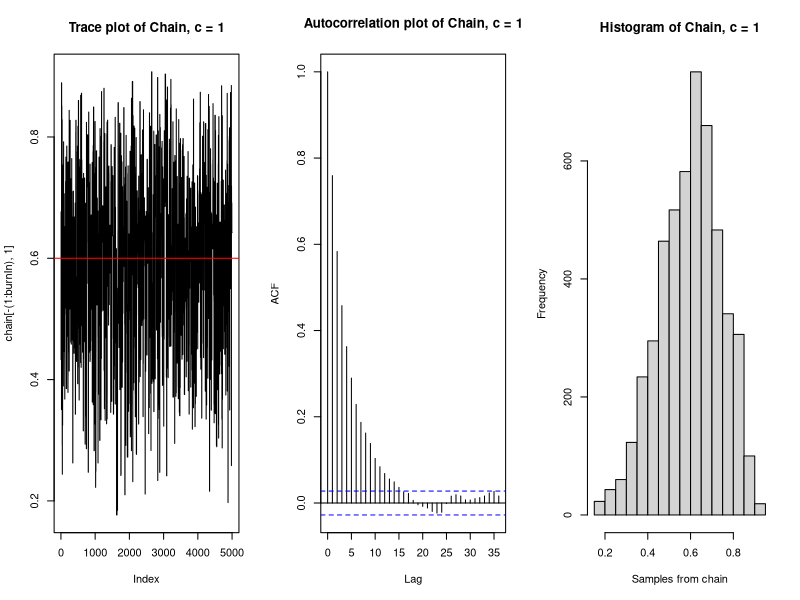
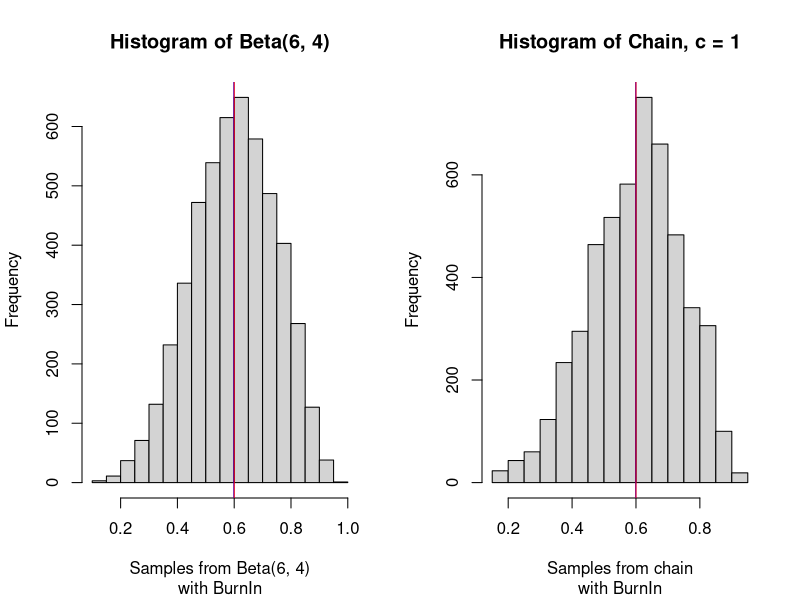
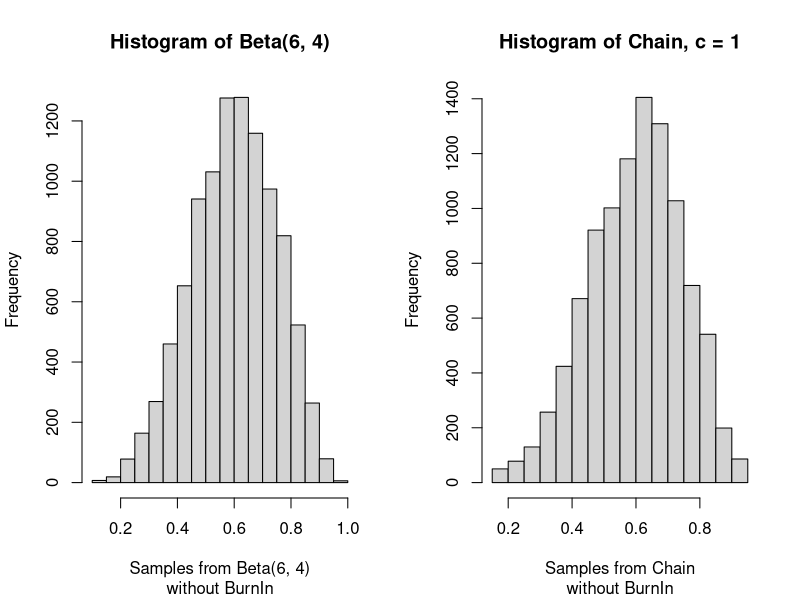
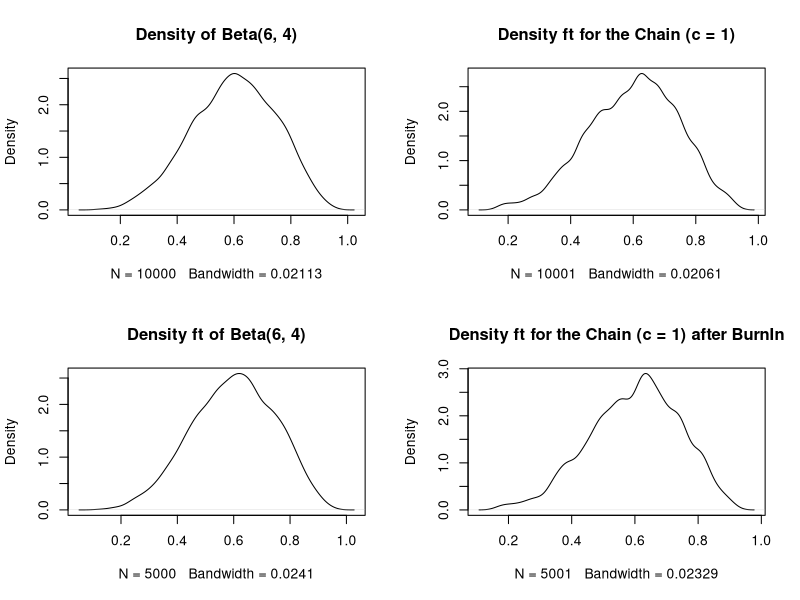
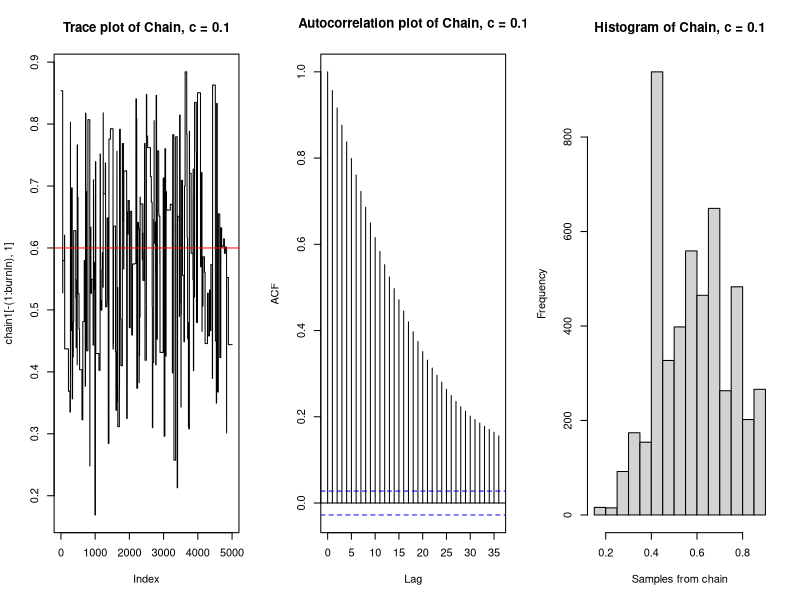
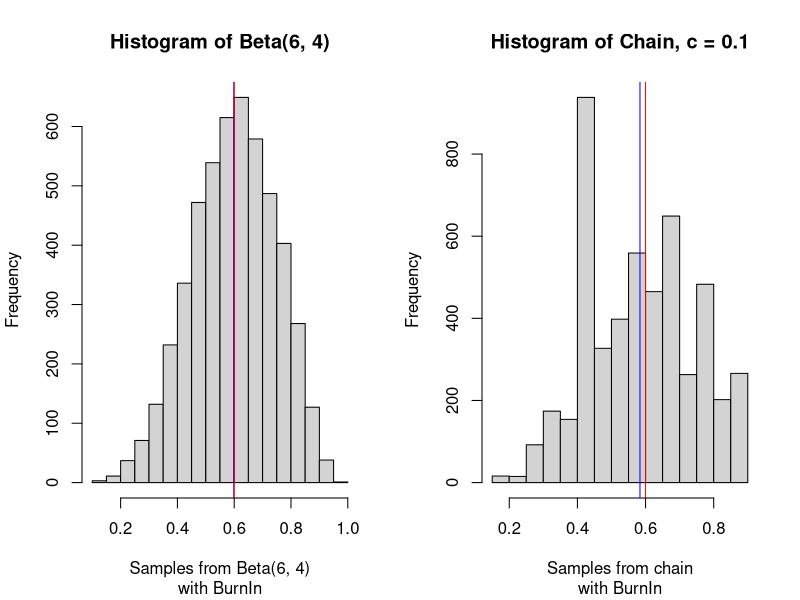
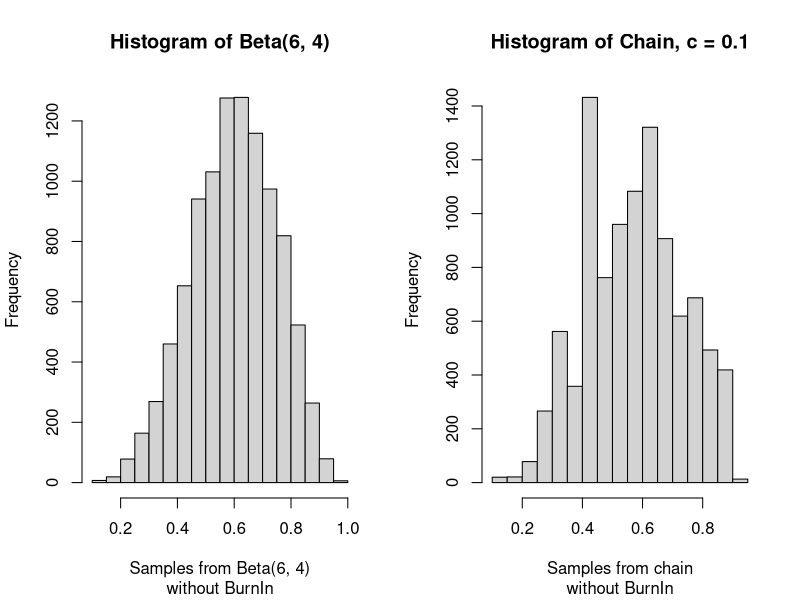
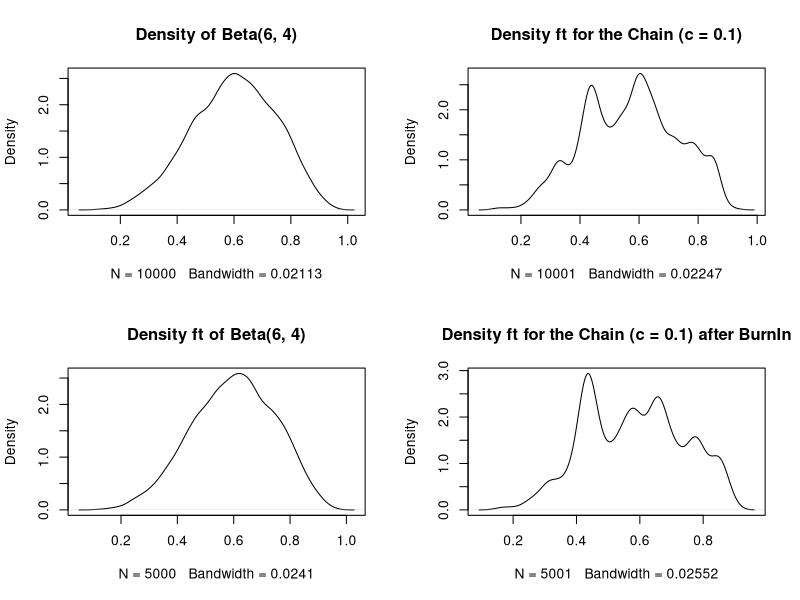

Write R code to recreate these figures, in order.
## ---- chunk 1
knitr::opts_chunk$set(echo = TRUE)
## ---- chunk 2
a <- 6
b <- 4

likelihood <- function(param){
  singlelikelihoods = dbeta(param, a, b, log = T)
  return(singlelikelihoods)
}

prior <- function(param){
  pr = dunif(param, min=0, max=1, log = T)
  return(pr)
}

posterior <- function(param){
  return (exp(likelihood(param) + prior(param)))
}
## ---- chunk 3
metropolis_MCMC <- function(startvalue, iterations, c){
  chain = array(dim = c(iterations+1,1))
  chain[1,] = startvalue
  for (i in 1:iterations){
    proposal = rbeta(1, c*chain[i,], c*(1-chain[i,]))
    probab = (posterior(proposal)*dbeta(chain[i,],c*proposal,c*(1-proposal)))/
      (posterior(chain[i,])*dbeta(proposal, c*chain[i,], c*(1-chain[i,])))
    if (runif(1) < probab){
      chain[i+1,] = proposal
    }else{
      chain[i+1,] = chain[i,]
    }
  }
  return(chain)
}
## ---- chunk 4
set.seed(2)
startvalue <- runif(1, 0, 1)
chain = metropolis_MCMC(startvalue, 10000, c=1)
test <- rbeta(10000, 6, 4)

par(mfrow=c(1,3))
test2 <- test[5001:10000]
burnIn = 5000
acceptance = 1-mean(duplicated(chain[-(1:burnIn),]))
plot(chain[-(1:burnIn),1], type='l', main = "Trace plot of Chain, c = 1")
abline(h=0.6, col="red")
acf(chain[-(1:burnIn),1], main = "Autocorrelation plot of Chain, c = 1")
hist(chain[-(1:burnIn),1], xlab = "Samples from chain", main = "Histogram of Chain, c = 1") 
## ---- chunk 5
par(mfrow=c(1,2))
hist(test2, xlab = "Samples from Beta(6, 4)", main = "Histogram of Beta(6, 4)", 
     sub = "with BurnIn")
abline(v=mean(test2), col="blue")
abline(v=0.6, col="red")
hist(chain[-(1:burnIn),1], xlab = "Samples from chain", main = "Histogram of Chain, c = 1"
     , sub = "with BurnIn") 
abline(v = mean(chain[-(1:burnIn),1]), col="blue")
abline(v=0.6, col="red")
## ---- chunk 6
par(mfrow=c(1,2))
hist(test, xlab = "Samples from Beta(6, 4)", main = "Histogram of Beta(6, 4)", 
     sub = "without BurnIn")

hist(chain, xlab = "Samples from Chain", main = "Histogram of Chain, c = 1", 
     sub = "without BurnIn")
## ---- chunk 7
par(mfrow = c(2,2))
plot(density(test), main = "Density of Beta(6, 4)")
plot(density(chain), main = "Density ft for the Chain (c = 1)")
plot(density(test2), main = "Density ft of Beta(6, 4)")
plot(density(chain[-(1:burnIn),1]), main = "Density ft for the Chain (c = 1) after BurnIn")
## ---- chunk 8
chainks <- sort(chain[-(1:burnIn),1])
ks.test(chainks, test2)
## ---- chunk 9
set.seed(1)
chain1=metropolis_MCMC(startvalue, 10000, c=0.1)
par(mfrow=c(1,3))
acceptance1 = 1-mean(duplicated(chain1[-(1:burnIn),]))
plot(chain1[-(1:burnIn),1], type='l', main = "Trace plot of Chain, c = 0.1")
abline(h=0.6, col="red")
acf(chain1[-(1:burnIn),1], main = "Autocorrelation plot of Chain, c = 0.1")
hist(chain1[-(1:burnIn),1], xlab = "Samples from chain", 
     main = "Histogram of Chain, c = 0.1") 
## ---- chunk 10
par(mfrow=c(1,2))
hist(test2, xlab = "Samples from Beta(6, 4)", main = "Histogram of Beta(6, 4)", 
     sub = "with BurnIn")
abline(v=mean(test2), col="blue")
abline(v=0.6, col="red")
hist(chain1[-(1:burnIn),1], xlab = "Samples from chain", 
     main = "Histogram of Chain, c = 0.1", sub = "with BurnIn") 
abline(v = mean(chain1[-(1:burnIn),1]), col="blue")
abline(v=0.6, col="red")
## ---- chunk 11
par(mfrow=c(1,2))
hist(test, xlab = "Samples from Beta(6, 4)", main = "Histogram of Beta(6, 4)",
     sub = "without BurnIn")
hist(chain1, xlab = "Samples from chain", main = "Histogram of Chain, c = 0.1", 
     sub = "without BurnIn")
## ---- chunk 12
par(mfrow = c(2,2))
plot(density(test), main = "Density of Beta(6, 4)")
plot(density(chain1), main = "Density ft for the Chain (c = 0.1)")
plot(density(test2), main = "Density ft of Beta(6, 4)")
plot(density(chain1[-(1:burnIn),1]), main = "Density ft for the Chain (c = 0.1) after BurnIn")
## ---- chunk 13
chain1ks <- sort(chain1[-(1:burnIn),1])
ks.test(chain1ks, test2)
## ---- chunk 14
set.seed(2)
chain2=metropolis_MCMC(startvalue, 10000, c=2.5)
par(mfrow=c(1,3))
acceptance2 = 1-mean(duplicated(chain2[-(1:burnIn),]))
plot(chain2[-(1:burnIn),1], type='l', main = "Trace plot of Chain, c = 2.5")
abline(h=0.6, col="red")
acf(chain2[-(1:burnIn),1], main = "Autocorrelation plot of Chain, c = 2.5")
hist(chain2[-(1:burnIn),1], xlab = "Samples from chain", 
     main = "Histogram of Chain, c = 2.5") 
## ---- chunk 15
par(mfrow=c(1,2))
hist(test2, xlab = "Samples from Beta(6, 4)", main = "Histogram of Beta(6, 4)",
     sub = "with BurnIn")
abline(v=mean(test2), col="blue")
abline(v=0.6, col="red")
hist(chain2[-(1:burnIn),1], xlab = "Samples from chain", 
     main = "Histogram of Chain, c = 2.5", sub = "with BurnIn") 
abline(v = mean(chain2[-(1:burnIn),1]), col="blue")
abline(v=0.6, col="red")
## ---- chunk 16
par(mfrow=c(1,2))
hist(test, xlab = "Samples from Beta(6, 4)", main = "Histogram of Beta(6, 4)", 
     sub = "without BurnIn")
hist(chain2, xlab = "Samples from chain", main = "Histogram of Chain, c = 2.5", 
     sub = "without BurnIn")
## ---- chunk 17
par(mfrow = c(2,2))
plot(density(test), main = "Density of Beta(6, 4)")
plot(density(chain2), main = "Density ft for the Chain (c = 2.5)")
plot(density(test2), main = "Density ft of Beta(6, 4)")
plot(density(chain2[-(1:burnIn),1]), main = "Density ft for the Chain (c = 2.5) after BurnIn")
## ---- chunk 18
chain2ks <- sort(chain2[-(1:burnIn),1])
ks.test(chain2ks, test2)
## ---- chunk 19
set.seed(3)
chain3=metropolis_MCMC(startvalue, 10000, c=10)
par(mfrow=c(1,3))
acceptance3 = 1-mean(duplicated(chain3[-(1:burnIn),]))
plot(chain3[-(1:burnIn),1], type='l', main = "Trace plot of Chain, c = 10")
abline(h=0.6, col="red")
acf(chain3[-(1:burnIn),1], main = "Autocorrelation plot of Chain, c = 10")
hist(chain3[-(1:burnIn),1], xlab = "Samples from chain", 
     main = "Histogram of Chain, c = 10") 
## ---- chunk 20
par(mfrow=c(1,2))
hist(test2, xlab = "Samples from Beta(6, 4)", main = "Histogram of Beta(6, 4)",
     sub = "with BurnIn")
abline(v=mean(test2), col="blue")
abline(v=0.6, col="red")
hist(chain3[-(1:burnIn),1], xlab = "Samples from chain", 
     main = "Histogram of Chain, c = 10", sub = "with BurnIn") 
abline(v = mean(chain3[-(1:burnIn),1]), col="blue")
abline(v=0.6, col="red")
## ---- chunk 21
par(mfrow=c(1,2))
hist(test, xlab = "Samples from Beta(6, 4)", main = "Histogram of Beta(6, 4)",
     sub = "without BurnIn")
hist(chain3, xlab = "Samples from chain", main = "Histogram of Chain, c = 10",
     sub = "without BurnIn")
## ---- chunk 22
par(mfrow = c(2,2))
plot(density(test), main = "Density of Beta(6, 4)")
plot(density(chain3), main = "Density ft for the Chain (c = 10)")
plot(density(test2), main = "Density ft of Beta(6, 4)")
plot(density(chain3[-(1:burnIn),1]), main = "Density ft for the Chain (c = 10) after BurnIn")
## ---- chunk 23
chain3ks <- sort(chain3[-(1:burnIn),1])
ks.test(chain3ks, test2)
## ---- chunk 24
acceptance
acceptance1
acceptance2
acceptance3
## ---- chunk 25
par(mfrow=c(4,1), mar= c(2,3,3,2))
plot(chain[-(1:burnIn),1], type='l', main = "Trace plot of Chain, c = 1", xlab = "")
plot(chain1[-(1:burnIn),1], type='l', main = "Trace plot of Chain, c = 0.1", xlab = "")
plot(chain2[-(1:burnIn),1], type='l', main = "Trace plot of Chain, c = 2.5", xlab = "")
plot(chain3[-(1:burnIn),1], type='l', main = "Trace plot of Chain, c = 10", xlab = "")
## ---- chunk 26
par(mfrow=c(2,2))
acf(chain[-(1:burnIn),1], main = "ACF for c = 1")
acf(chain1[-(1:burnIn),1], main = "ACF for c = 0.1")
acf(chain2[-(1:burnIn),1], main = "ACF for c = 2.5")
acf(chain3[-(1:burnIn),1], main = "ACF for c = 10")
